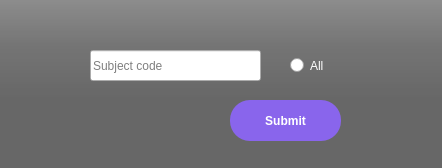
<?xml version="1.0" encoding="UTF-8"?>
<ui version="4.0">
 <class>MainWindow</class>
 <widget class="QMainWindow" name="MainWindow">
  <property name="geometry">
   <rect>
    <x>0</x>
    <y>0</y>
    <width>442</width>
    <height>168</height>
   </rect>
  </property>
  <property name="windowTitle">
   <string>Show Subject</string>
  </property>
  <widget class="QWidget" name="centralwidget">
   <widget class="QLabel" name="label">
    <property name="geometry">
     <rect>
      <x>0</x>
      <y>0</y>
      <width>442</width>
      <height>168</height>
     </rect>
    </property>
    <property name="styleSheet">
     <string notr="true">border-image: url(:/newPrefix/bg1.jpg)</string>
    </property>
    <property name="text">
     <string/>
    </property>
   </widget>
   <widget class="QLabel" name="label_2">
    <property name="geometry">
     <rect>
      <x>0</x>
      <y>0</y>
      <width>442</width>
      <height>168</height>
     </rect>
    </property>
    <property name="styleSheet">
     <string notr="true">background-color: qlineargradient(spread:pad, x1:0, x2:0, y2:0.715909, stop:0 rgba(0,0,0,9), stop:0.375 rgba(0,0,0,50), stop:0.835277 rgba(0,0,0,75));
</string>
    </property>
    <property name="text">
     <string/>
    </property>
   </widget>
   <widget class="QLabel" name="label_3">
    <property name="geometry">
     <rect>
      <x>0</x>
      <y>0</y>
      <width>442</width>
      <height>168</height>
     </rect>
    </property>
    <property name="styleSheet">
     <string notr="true">background-color: rgba(0,0,0,100);
</string>
    </property>
    <property name="text">
     <string/>
    </property>
   </widget>
   <widget class="QRadioButton" name="all">
    <property name="geometry">
     <rect>
      <x>290</x>
      <y>50</y>
      <width>95</width>
      <height>31</height>
     </rect>
    </property>
    <property name="font">
     <font>
      <pointsize>9</pointsize>
     </font>
    </property>
    <property name="styleSheet">
     <string notr="true">color: white;</string>
    </property>
    <property name="text">
     <string>All</string>
    </property>
   </widget>
   <widget class="QPushButton" name="button">
    <property name="geometry">
     <rect>
      <x>230</x>
      <y>100</y>
      <width>111</width>
      <height>41</height>
     </rect>
    </property>
    <property name="font">
     <font>
      <pointsize>9</pointsize>
      <weight>75</weight>
      <bold>true</bold>
     </font>
    </property>
    <property name="cursor">
     <cursorShape>PointingHandCursor</cursorShape>
    </property>
    <property name="styleSheet">
     <string notr="true">QPushButton#button{
	background: rgb(137,101,236);
	border-radius: 20px;
	color: white;
}
QPushButton#button:hover{
	background-color: rgb(255,255,255,210);
	border-radius: 20px;
	color: black;
}
QPushButton#button:pressed{
	background-color: rgb(255,255,255,210);
	padding-top: 5px;
	padding-left: 5px;
}</string>
    </property>
    <property name="text">
     <string>Submit</string>
    </property>
   </widget>
   <widget class="QLineEdit" name="sbj_code">
    <property name="geometry">
     <rect>
      <x>90</x>
      <y>50</y>
      <width>171</width>
      <height>31</height>
     </rect>
    </property>
    <property name="font">
     <font>
      <pointsize>9</pointsize>
     </font>
    </property>
    <property name="placeholderText">
     <string>Subject code</string>
    </property>
   </widget>
  </widget>
 </widget>
 <resources>
  <include location="res.qrc"/>
 </resources>
 <connections/>
</ui>
